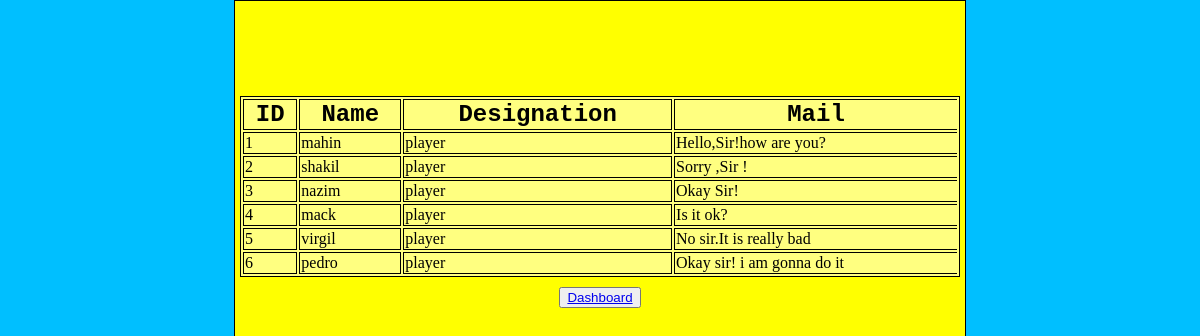
The app's page /root/Physio/PhysioMailBox.php with its own data.
### tables this page shows
CREATE TABLE `mailbox` (
  `id` int(10) NOT NULL,
  `name` varchar(20) NOT NULL,
  `designation` varchar(20) NOT NULL,
  `mail` text NOT NULL
);

### root/Physio/PhysioMailBox.php (the view, shortened to what this page needs)
<?php
require "includes/db_connect.inc.php";
$sql = "select id, name, designation,mail from mailbox ;";
$result = mysqli_query($conn, $sql);
 ?>
  <html lang="en" dir="ltr">
<head>
  <link rel="stylesheet" type="text/css" href="css/style_1.css">
</head>
<body>
<div align="center" class="main_content">
    <form action="<?php echo $_SERVER['PHP_SELF']; ?>" method="get">
  <div class="course_info">
  <h1>Mail Box</h1>
  <div class="filtering_parameters">
  <table border="1">
    <thead>
<tr>
  <th> ID</th>
  <th> Name</th>
  <th>Designation</th>
  <th>Mail</th>
</tr>
    </thead>
    <tbody>
 <?php while($row = mysqli_fetch_assoc($result)){ ?>
                <tr>
                  <td><?php echo $row['id']; ?></td>
                  <td><?php echo $row['name']; ?></td>
                  <td><?php echo $row['designation']; ?></td>
                  <td><?php echo $row['mail']; ?></td>
                </tr>
              <?php } ?>
    </tbody>
  </table>
<button><a href="Physio.php">Dashboard</a></button>
</div>
</div>
</body>
</html>

### root/Physio/css/style_1.css (style rules this page uses)
html, body { height: 100%; background-color: deepskyblue; margin: 0px; }
.main_content { min-height: 100%; margin: 0px auto; border: 1px solid black; width: 60%; background-color: yellow; padding: 5px; }
.course_info h1 { font-family: consolas; color: yellow; font-size: 36px; text-align: center; }
.course_info table { width: 100%; border: 1px solid black; margin: 0px auto; background-color: rgb(255,255,255,0.5); margin-top: 5px; }
.course_info td, .course_info th { border-bottom: 1px solid black; border-right: 1px solid black; }
.course_info th { font-size: 24px; font-family: monospace; }
.course_info td:last-child, .course_info th:last-child { border-right: none; }

### records on screen
mailbox: id "1", name "mahin", designation "player", mail "Hello,Sir!how are you?"
mailbox: id "2", name "shakil", designation "player", mail "Sorry ,Sir !"
mailbox: id "3", name "nazim", designation "player", mail "Okay Sir!"
mailbox: id "4", name "mack", designation "player", mail "Is it ok?"
mailbox: id "5", name "virgil", designation "player", mail "No sir.It is really bad"
mailbox: id "6", name "pedro", designation "player", mail "Okay sir! i am gonna do it"
